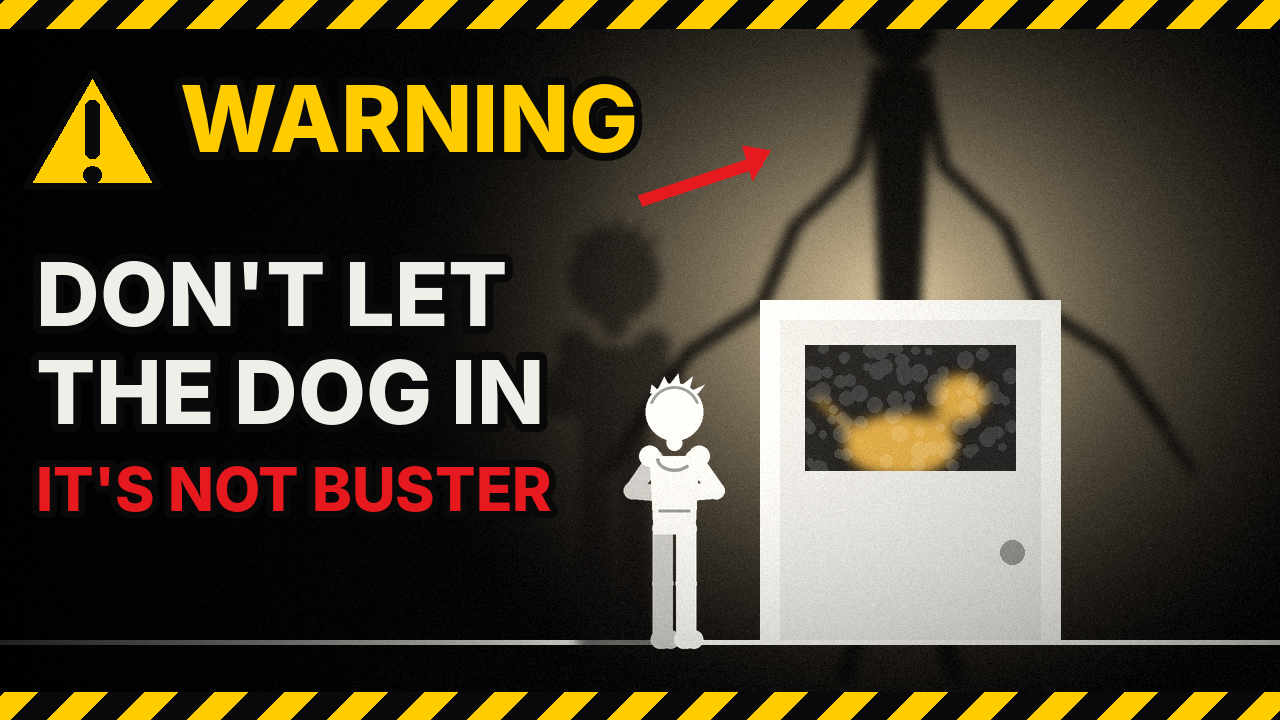

Source code (Python):
import math
import numpy as np
from PIL import Image, ImageDraw, ImageFilter
from scenes import font, FXB, creature
from picto import draw_person, draw_dog, make_pose
W, H = 1280, 720
YEL, BLK, RED, WH = (255, 204, 0), (10, 9, 9), (230, 25, 30), (240, 238, 232)
FY = 640
# spotlight background
yy, xx = np.mgrid[0:H, 0:W].astype(np.float32)
r = np.sqrt(((xx - 900) / 520) ** 2 + ((yy - 300) / 460) ** 2)
k = np.clip(1 - r, 0, 1) ** 1.5
bg = np.array([8, 7, 7], np.float32) + (np.array([215, 196, 155], np.float32) - 8) * k[..., None]
img = Image.fromarray(bg.astype(np.uint8)).convert("RGBA")
# giant shadow on the wall rising from behind the door
sh = Image.new("RGBA", (W, H), (0, 0, 0, 0))
creature(ImageDraw.Draw(sh), 900, FY + 40, 1.25, 1.3, black=True, alpha=235)
img.alpha_composite(sh.filter(ImageFilter.GaussianBlur(5)))
d = ImageDraw.Draw(img)
# door
d.rectangle([760, 300, 1060, FY], fill=WH)
d.rectangle([780, 320, 1040, FY], fill=(226, 224, 218))
d.rectangle([805, 345, 1015, 470], fill=(40, 38, 36))
# golden dog shape in the frosted window (blurred)
dg = Image.new("RGBA", (W, H), (0, 0, 0, 0))
gd = ImageDraw.Draw(dg)
gd.ellipse([840, 410, 960, 480], fill=(215, 165, 70, 255))
gd.ellipse([930, 370, 990, 425], fill=(215, 165, 70, 255))
gd.line([(850, 430), (815, 395)], fill=(215, 165, 70, 255), width=14)
dg = dg.filter(ImageFilter.GaussianBlur(7))
m = Image.new("L", (W, H), 0); ImageDraw.Draw(m).rectangle([805, 345, 1015, 470], fill=255)
from PIL import ImageChops
img.paste(dg, (0, 0), ImageChops.multiply(dg.getchannel("A"), m))
fr = Image.new("RGBA", (W, H), (0, 0, 0, 0)); fd = ImageDraw.Draw(fr)
rs = np.random.RandomState(2)
for _ in range(90):
    x, y, rr = rs.uniform(805, 1015), rs.uniform(345, 470), rs.uniform(3, 9)
    fd.ellipse([x - rr, y - rr, x + rr, y + rr], fill=(255, 255, 255, 30))
img.alpha_composite(fr)
d = ImageDraw.Draw(img)
d.ellipse([1000, 540, 1024, 564], fill=(150, 148, 144))
d.rectangle([0, FY, W, FY + 4], fill=WH)
# kid stepping back
p = make_pose(dict(anim="back_off", face=1), 2, 5, 1)
p["aL"] = (35, -120); p["aR"] = (35, -120)
kid, ox, oy = draw_person("kid", p, 2.6)
kshadow = kid.getchannel("A").resize((int(kid.width * 1.6), int(kid.height * 1.6)))
shl = Image.new("L", (W, H), 0); shl.paste(kshadow, (int(640 - ox * 1.6), int(FY - oy * 1.6)))
shl = shl.filter(ImageFilter.GaussianBlur(5)).point(lambda v: int(v * .6))
img.paste((14, 12, 11, 255), (0, 0), shl)
img.alpha_composite(kid, (int(690 - ox), int(FY - oy)))
# grade + grain + vignette
a = np.asarray(img.convert("RGB")).astype(np.float32)
rv = np.sqrt(((xx - W / 2) / (W / 2)) ** 2 + ((yy - H / 2) / (H / 2)) ** 2)
a *= np.clip(1.1 - 0.3 * rv ** 2, 0.35, 1.1)[..., None]
a += np.random.RandomState(1).randn(H, W, 1) * 5
img = Image.fromarray(np.clip(a, 0, 255).astype(np.uint8)).convert("RGBA")
# text panel gradient
pan = Image.new("RGBA", (W, H), (0, 0, 0, 0)); pd = ImageDraw.Draw(pan)
for x in range(0, 620):
    pd.line([(x, 0), (x, H)], fill=(0, 0, 0, int(200 * max(0, 1 - x / 620) ** 0.8)))
img.alpha_composite(pan)
d = ImageDraw.Draw(img)
def hazard(y0, y1):
    d.rectangle([0, y0, W, y1], fill=YEL)
    for x in range(-200, W + 200, 70):
        d.polygon([(x, y1), (x + 35, y1), (x + 35 + (y1 - y0), y0), (x + (y1 - y0), y0)], fill=BLK)
hazard(0, 28); hazard(H - 28, H)
tx, ty, ts = 92, 130, 66
tri = [(tx, ty - ts * .88), (tx + ts, ty + ts * .85), (tx - ts, ty + ts * .85)]
d.polygon(tri, fill=YEL); d.line(tri + [tri[0]], fill=BLK, width=7, joint="curve")
d.rounded_rectangle([tx - 7, ty - 30, tx + 7, ty + 28], 6, fill=BLK); d.ellipse([tx - 9, ty + 36, tx + 9, ty + 53], fill=BLK)
def txt(xy, s, size, fill, sw=7):
    d.text(xy, s, font=font(FXB, size), fill=fill, stroke_width=sw, stroke_fill=BLK)
txt((180, 62), "WARNING", 92, YEL, 8)
txt((36, 240), "DON'T LET", 88, WH, 8)
txt((36, 338), "THE DOG IN", 88, WH, 8)
txt((36, 452), "IT'S NOT BUSTER", 60, RED, 7)
# arrow to the shadow
d.line([(640, 200), (760, 160)], fill=RED, width=12)
d.polygon([(770, 150), (742, 145), (752, 180)], fill=RED)
img.convert("RGB").save("thumbnail.png")
print("ok")
